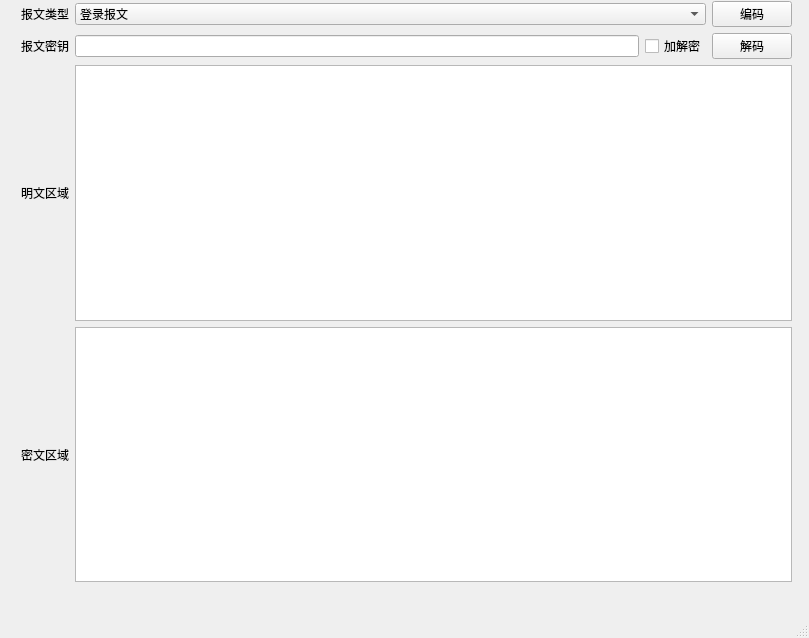
<?xml version="1.0" encoding="UTF-8"?>
<ui version="4.0">
 <class>MainWindow</class>
 <widget class="QMainWindow" name="MainWindow">
  <property name="geometry">
   <rect>
    <x>0</x>
    <y>0</y>
    <width>809</width>
    <height>638</height>
   </rect>
  </property>
  <property name="windowTitle">
   <string>MainWindow</string>
  </property>
  <widget class="QWidget" name="centralwidget">
   <widget class="QWidget" name="">
    <property name="geometry">
     <rect>
      <x>21</x>
      <y>1</y>
      <width>771</width>
      <height>581</height>
     </rect>
    </property>
    <layout class="QGridLayout" name="gridLayout">
     <item row="0" column="0">
      <widget class="QLabel" name="label">
       <property name="text">
        <string>报文类型</string>
       </property>
      </widget>
     </item>
     <item row="0" column="1" colspan="2">
      <widget class="QComboBox" name="comboBox">
       <item>
        <property name="text">
         <string>登录报文</string>
        </property>
       </item>
      </widget>
     </item>
     <item row="0" column="3">
      <widget class="QPushButton" name="epushButton">
       <property name="text">
        <string>编码</string>
       </property>
      </widget>
     </item>
     <item row="1" column="0">
      <widget class="QLabel" name="label_2">
       <property name="text">
        <string>报文密钥</string>
       </property>
      </widget>
     </item>
     <item row="1" column="1">
      <widget class="QLineEdit" name="elineEdit">
       <property name="text">
        <string/>
       </property>
      </widget>
     </item>
     <item row="1" column="2">
      <widget class="QCheckBox" name="echeckBox_2">
       <property name="text">
        <string>加解密</string>
       </property>
      </widget>
     </item>
     <item row="1" column="3">
      <widget class="QPushButton" name="dpushButton">
       <property name="text">
        <string>解码</string>
       </property>
      </widget>
     </item>
     <item row="2" column="0">
      <widget class="QLabel" name="label_3">
       <property name="text">
        <string>明文区域</string>
       </property>
      </widget>
     </item>
     <item row="2" column="1" colspan="3">
      <widget class="QTextEdit" name="textEdit"/>
     </item>
     <item row="3" column="0">
      <widget class="QLabel" name="label_4">
       <property name="text">
        <string>密文区域</string>
       </property>
      </widget>
     </item>
     <item row="3" column="1" colspan="3">
      <widget class="QTextEdit" name="textEdit_2"/>
     </item>
    </layout>
   </widget>
  </widget>
  <widget class="QMenuBar" name="menubar">
   <property name="geometry">
    <rect>
     <x>0</x>
     <y>0</y>
     <width>809</width>
     <height>23</height>
    </rect>
   </property>
  </widget>
  <widget class="QStatusBar" name="statusbar"/>
 </widget>
 <resources/>
 <connections/>
</ui>
